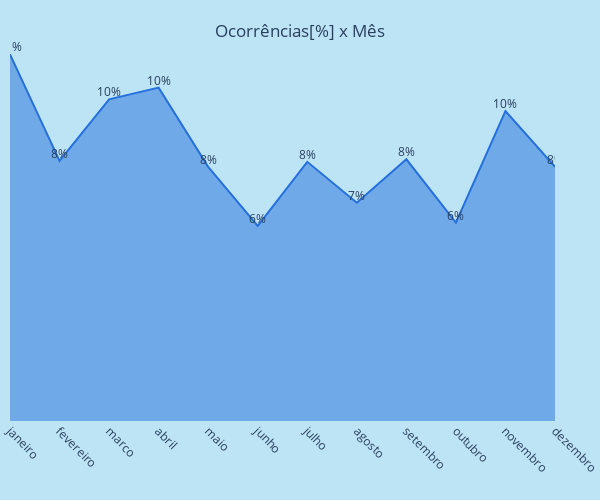

Here is the notebook cell this chart was saved with:
### Code cell
# Percentural de Ocorrências x Mês
df_ocorr["ocorrencia_mes"] = df_ocorr["ocorrencia_data_hora"].dt.month

def converter_numero_nome_mes(num_mes:int) -> str:
    match num_mes:
        case 1:return "janeiro"
        case 2:return "fevereiro"
        case 3:return "marco"
        case 4:return "abril"
        case 5:return "maio"
        case 6:return "junho"
        case 7:return "julho"
        case 8:return "agosto"
        case 9:return "setembro"
        case 10:return "outubro"
        case 11:return "novembro"
        case 12:return "dezembro"

df_ocorr_ocorr_mes = df_ocorr["ocorrencia_mes"].value_counts().sort_index()
df_ocorr_ocorr_mes = pd.DataFrame(df_ocorr_ocorr_mes)
df_ocorr_ocorr_mes.reset_index(inplace=True)
df_ocorr_ocorr_mes["ocorrencia_mes"] = df_ocorr_ocorr_mes["ocorrencia_mes"].map(converter_numero_nome_mes)

grf_ocorr_mes = px.line(
    data_frame=df_ocorr_ocorr_mes,
    x=df_ocorr_ocorr_mes["ocorrencia_mes"],
    y=(df_ocorr_ocorr_mes["count"]/df_ocorr_ocorr_mes["count"].sum())*100,
    title=f"Ocorrências[%] x Mês",
    width=600,
    height=500,
    color_discrete_sequence=["#2570DC"],
    )
grf_ocorr_mes.update_layout(
    title_x = 0.5,
    title_y = 0.95,
    plot_bgcolor='#BDE4F4',  # Cor de fundo do gráfico
    paper_bgcolor='#BDE4F4',  # Cor de fundo do papel
    xaxis_showgrid=False,  # Remover linhas de grade do eixo x
    bargap = 0.1,
    xaxis=dict(
        tickmode='linear',  # Modo linear
        tick0=0,  # Posição inicial dos ticks
        dtick=1  # Passo entre os ticks
    ),
    margin=dict(
        l=10,  # margem esquerda
        r=25,  # margem direita
        b=0,  # margem inferior
        t=35,  # margem superior
        pad=0  # preenchimento
    ),
    # xaxis_range=['janeiro','dezembro'],
)
grf_ocorr_mes.update_traces(
    hovertemplate='%{x} : %{y}% ocorrências',
    fill='tozeroy', 
    text=(df_ocorr_ocorr_mes["count"] / df_ocorr_ocorr_mes["count"].sum() * 100).round(0).astype(int).astype(str) + "%",
    mode='lines+text', 
    textposition='top center',
    )
grf_ocorr_mes.update_xaxes(title = "", tickangle=45)
grf_ocorr_mes.update_yaxes(visible=False)

# Exibir o histograma
grf_ocorr_mes.show()

### Figure 1 — Plotly figure (JSON) as saved in the notebook; plotly's stock layout.template omitted (floating-point values rounded to 4 significant figures)
{"data": [{"fill": "tozeroy", "hovertemplate": "%{x} : %{y}% ocorrências", "legendgroup": "", "line": {"color": "#2570DC", "dash": "solid"}, "marker": {"symbol": "circle"}, "mode": "lines+text", "name": "", "orientation": "v", "showlegend": false, "text": ["11%", "8%", "10%", "10%", "8%", "6%", "8%", "7%", "8%", "6%", "10%", "8%"], "textposition": "top center", "type": "scatter", "x": ["janeiro", "fevereiro", "marco", "abril", "maio", "junho", "julho", "agosto", "setembro", "outubro", "novembro", "dezembro"], "xaxis": "x", "y": [11.34, 8.043, 9.951, 10.31, 7.863, 6.032, 8.018, 6.754, 8.095, 6.136, 9.59, 7.863], "yaxis": "y"}], "layout": {"bargap": 0.1, "height": 500, "legend": {"tracegroupgap": 0}, "margin": {"b": 0, "l": 10, "pad": 0, "r": 25, "t": 35}, "paper_bgcolor": "#BDE4F4", "plot_bgcolor": "#BDE4F4", "title": {"text": "Ocorrências[%] x Mês", "x": 0.5, "y": 0.95}, "width": 600, "xaxis": {"anchor": "y", "domain": [0, 1], "dtick": 1, "showgrid": false, "tick0": 0, "tickangle": 45, "tickmode": "linear", "title": {"text": ""}}, "yaxis": {"anchor": "x", "domain": [0, 1], "title": {"text": "y"}, "visible": false}}}
